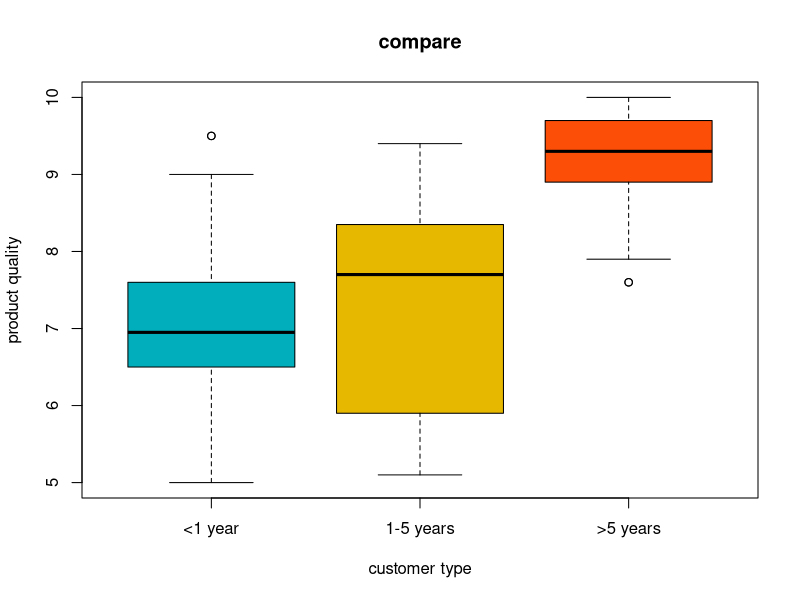
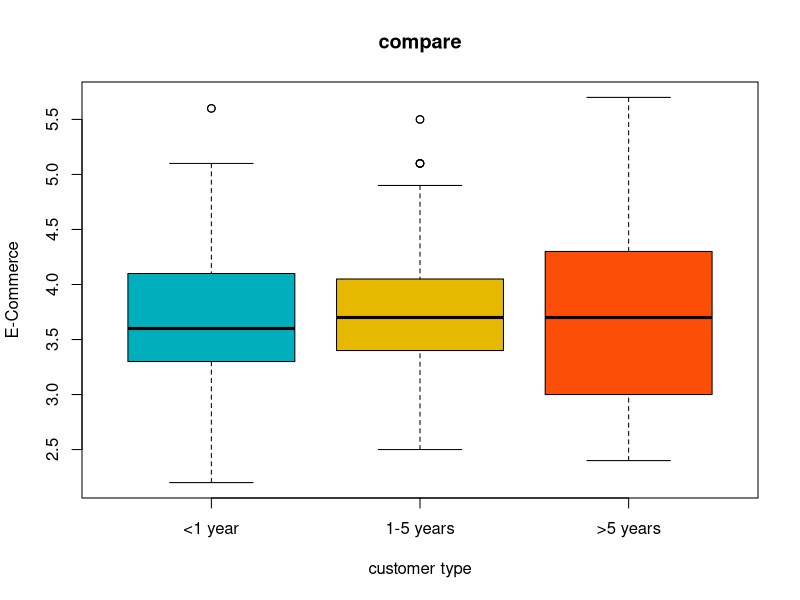
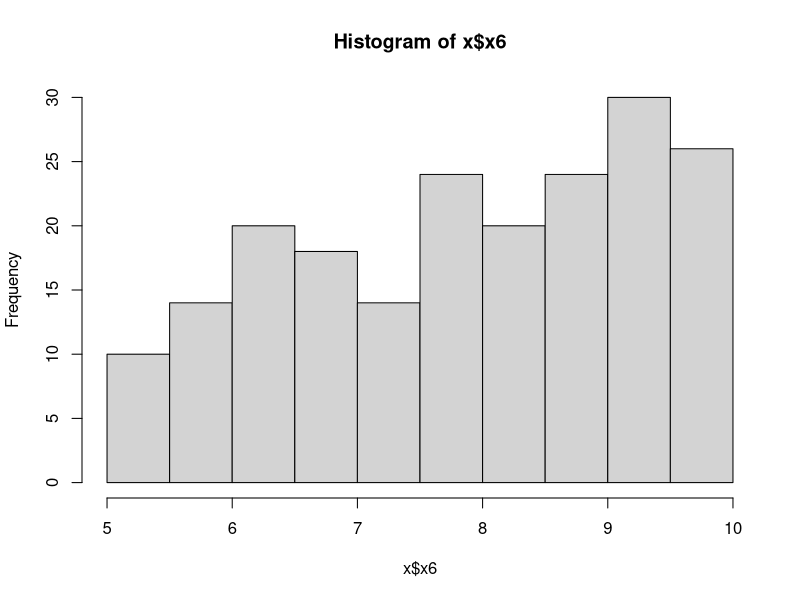
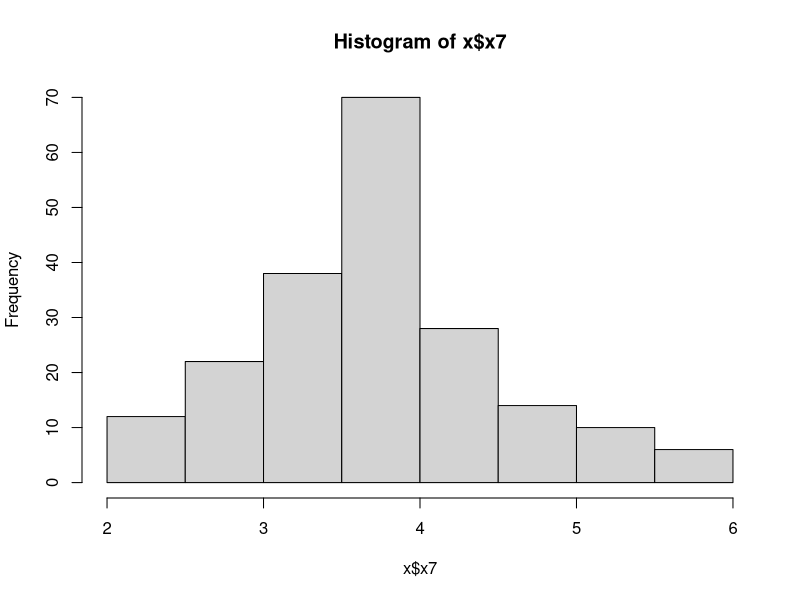
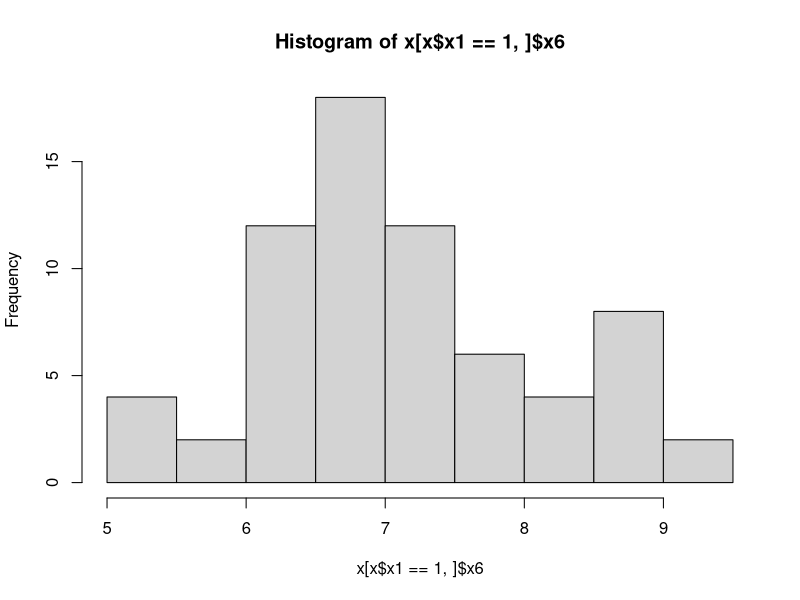
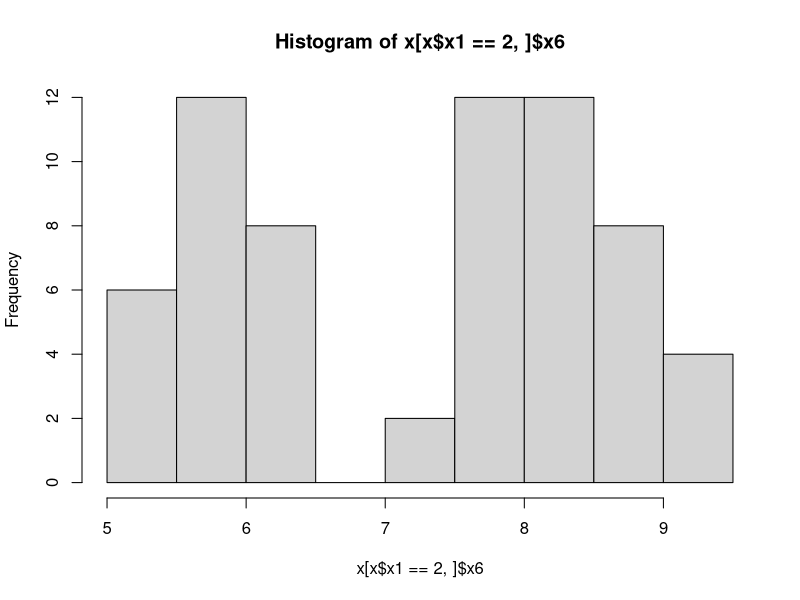
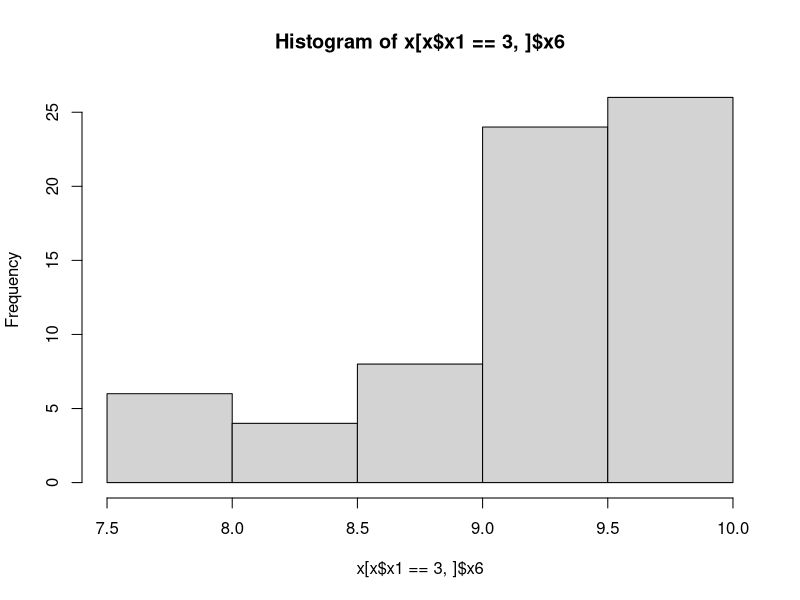
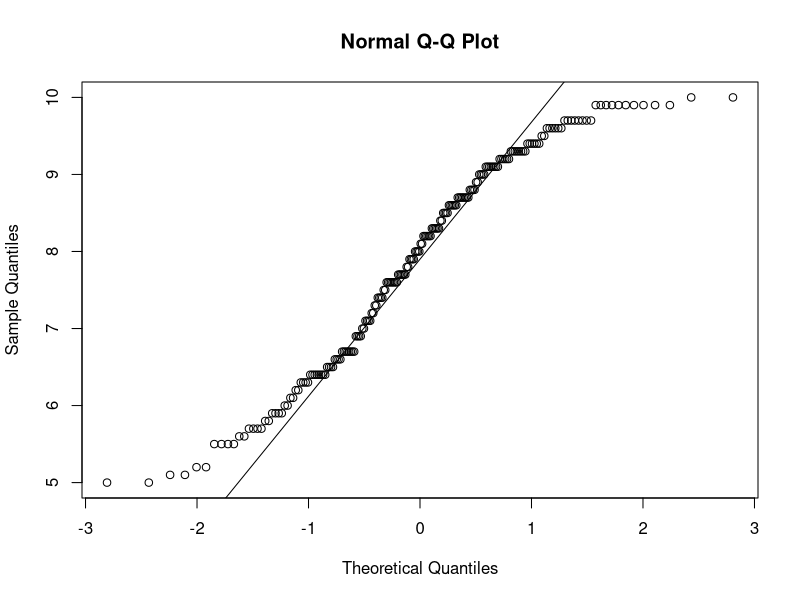

Write R code to recreate these figures, in order.
# Manova
# Load Data ----
x <- read.csv("Data/MANOVA-1.csv", header = TRUE)

# Viewing Data
head(x)
names(x)

boxplot(x6 ~ x1, data = x,
        xlab = "customer type", ylab = "product quality",
        main = "compare", col = c("#00AFBB", "#E7B800", "#FC4E07")
        , names=c("<1 year","1-5 years",">5 years") )
boxplot(x7 ~ x1, data = x,
        xlab = "customer type", ylab = "E-Commerce",
        main = "compare", col = c("#00AFBB", "#E7B800", "#FC4E07")
        , names=c("<1 year","1-5 years",">5 years") )

shapiro.test(x$x6)
shapiro.test(x$x7)

shapiro.test(x[x$x1 == 1,]$x6)
shapiro.test(x[x$x1 == 2,]$x6)
shapiro.test(x[x$x1 == 3,]$x6)

hist(x$x6)
hist(x$x7)

hist(x[x$x1 == 1,]$x6)
hist(x[x$x1 == 2,]$x6)
hist(x[x$x1 == 3,]$x6)

qqnorm(x$x6)
qqline(x$x6)
hist(x$x6)
plot(density(x$x6))
